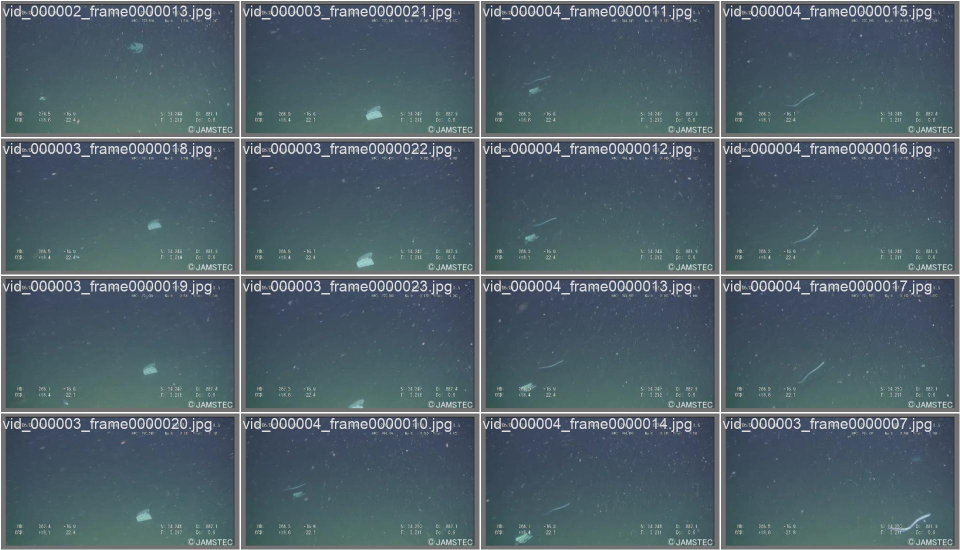
#> input picture runs/detect/val/val_batch0_pred.jpg, 1920 x 1100 px (shown at 1/2 size)
$ python -i switching.py   (imports and definitions only)   (older library calls are emulated)
#> lines starting #> are read from the running program, lines starting #| are printed output that depends on the picture
#> further down, picture is the input picture: shape (1100, 1920, 3); mean B, G, R 106.7, 97.3, 80
import cv2
import numpy as np
import math
import time
from ultralytics import YOLO
import pandas as pd
from datetime import datetime
import json

class QualityTester:
    def __init__(self, brightness_sensitivity=1.0, brightness_optimal_range=(100, 140)):
        self.brightness_sensitivity = brightness_sensitivity
        self.brightness_optimal_range = brightness_optimal_range

    def enhance_image_quality(self, image: np.ndarray) -> np.ndarray:
        """Enhance image quality using various techniques"""
        enhanced = image.copy()
        enhanced = cv2.bilateralFilter(enhanced, 9, 75, 75)

        lab = cv2.cvtColor(enhanced, cv2.COLOR_BGR2LAB)
#> lab: shape (1100, 1920, 3); mean of channels 0, 1, 2 101.9, 124, 120.4
        clahe = cv2.createCLAHE(clipLimit=3.0, tileGridSize=(8,8))
        lab[:,:,0] = clahe.apply(lab[:,:,0])
#> lab: shape (1100, 1920, 3); mean of channels 0, 1, 2 111, 124, 120.4
        enhanced = cv2.cvtColor(lab, cv2.COLOR_LAB2BGR)
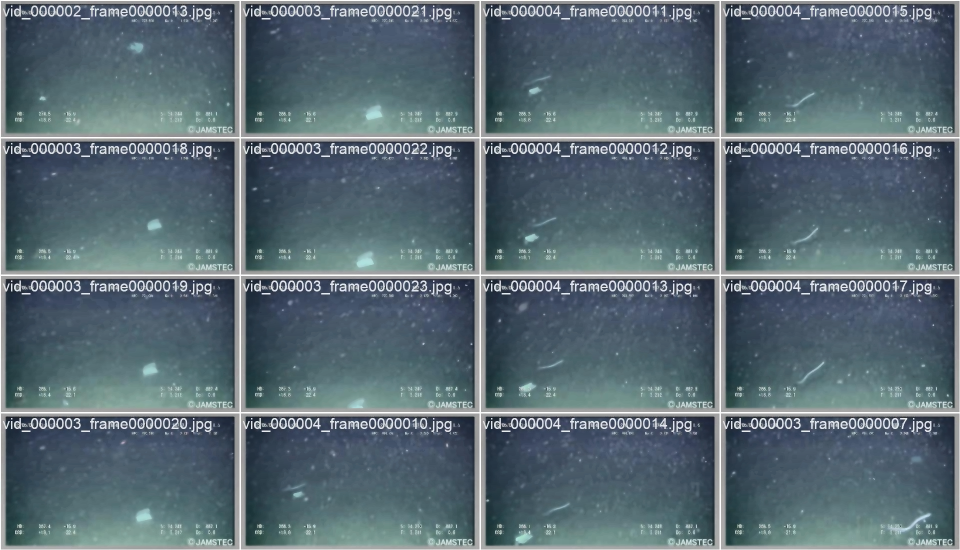
#> enhanced: shape (1100, 1920, 3) (shown at 1/2 size); mean B, G, R 116, 106.7, 89.2

        gaussian = cv2.GaussianBlur(enhanced, (9, 9), 10.0)
        enhanced = cv2.addWeighted(enhanced, 1.5, gaussian, -0.5, 0)

        return enhanced

    # [67 lines left out: functions calculate_blur_score, calculate_brightness_score_histogram, calculate_contrast_score, calculate_quality_metrics, calculate_overall_quality, not called in this run]

class LatencyTracker:
    # [96 lines left out: functions __init__, log_normal_inference, get_baseline_inference_time, log_switch, generate_summary, save_data, not called in this run]

class YOLOModelSwitcher:
    # [259 lines left out: functions __init__, predict, main, not called in this run]

# [2 lines not run here, left out]

>>> import cv2
>>> picture = cv2.imread('runs/detect/val/val_batch0_pred.jpg')
>>> result = QualityTester().enhance_image_quality(picture)

$ run again, on runs/detect/val/val_batch1_pred.jpg
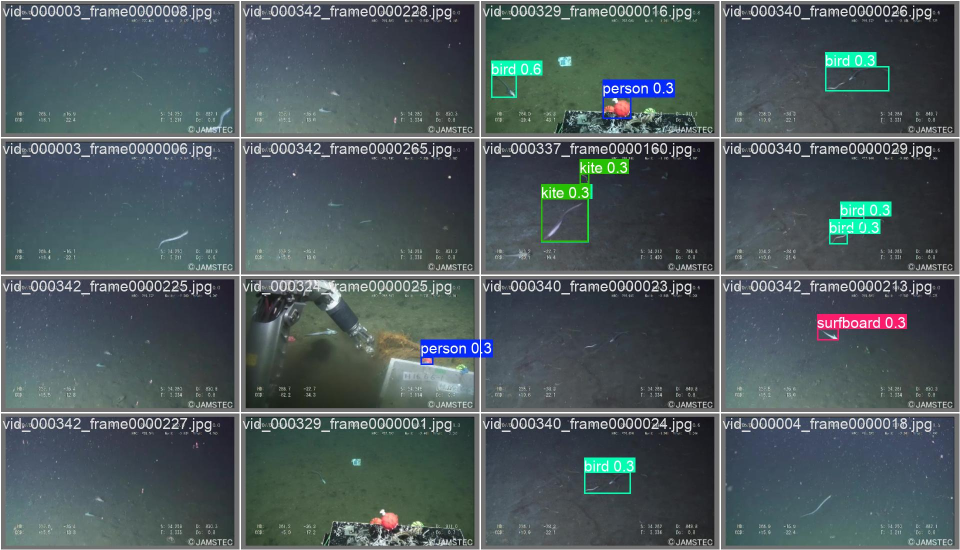
#> input picture runs/detect/val/val_batch1_pred.jpg, 1920 x 1100 px (shown at 1/2 size)
#> picture is the input picture: shape (1100, 1920, 3); mean B, G, R 93.1, 90.2, 77.8
#> in enhance_image_quality, `enhanced = cv2.cvtColor(lab, cv2.COLOR_LAB2BGR)`:
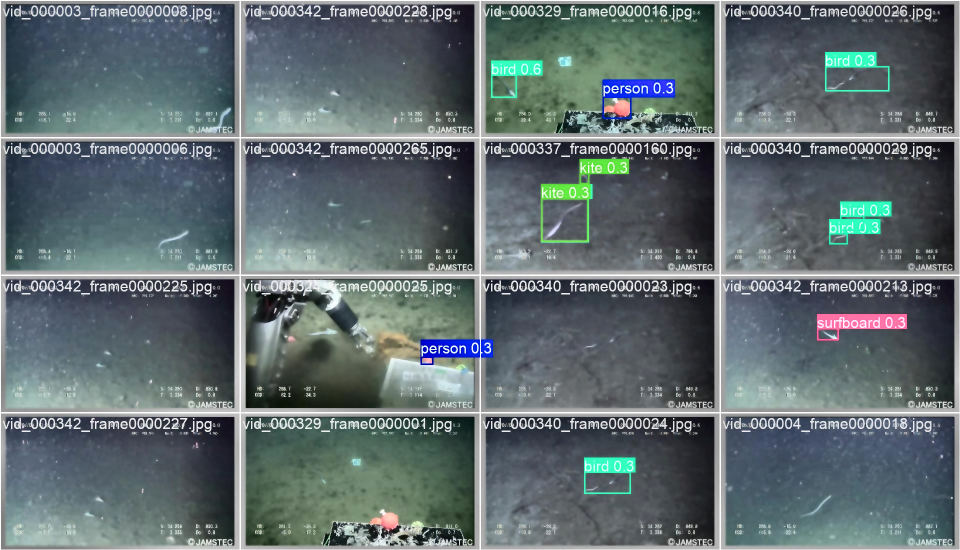
#> enhanced: shape (1100, 1920, 3) (shown at 1/2 size); mean B, G, R 111.9, 109, 96.5
#> in enhance_image_quality, `gaussian = cv2.GaussianBlur(enhanced, (9, 9), 10.0)`:
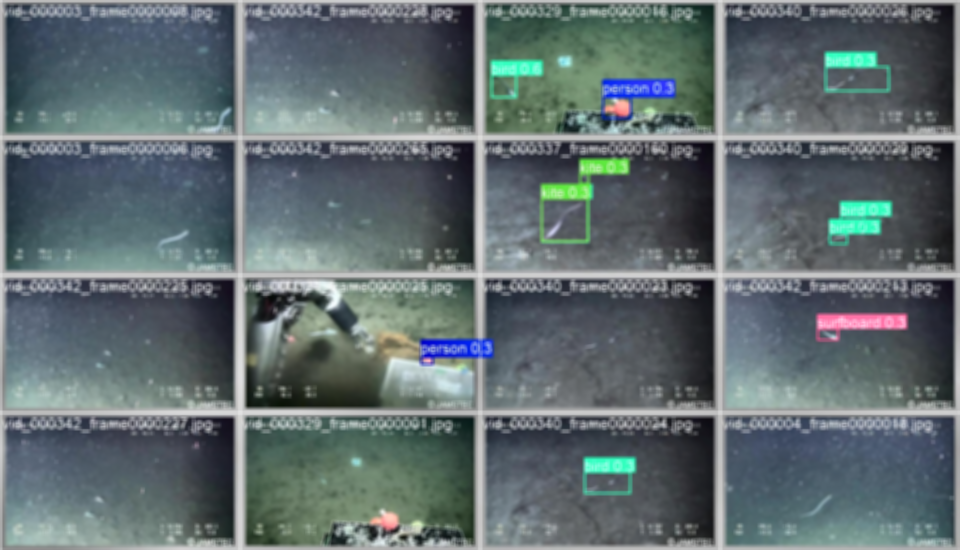
#> gaussian: shape (1100, 1920, 3) (shown at 1/2 size); mean B, G, R 111.8, 109, 96.4

$ run again, on runs/detect/val/val_batch2_pred.jpg
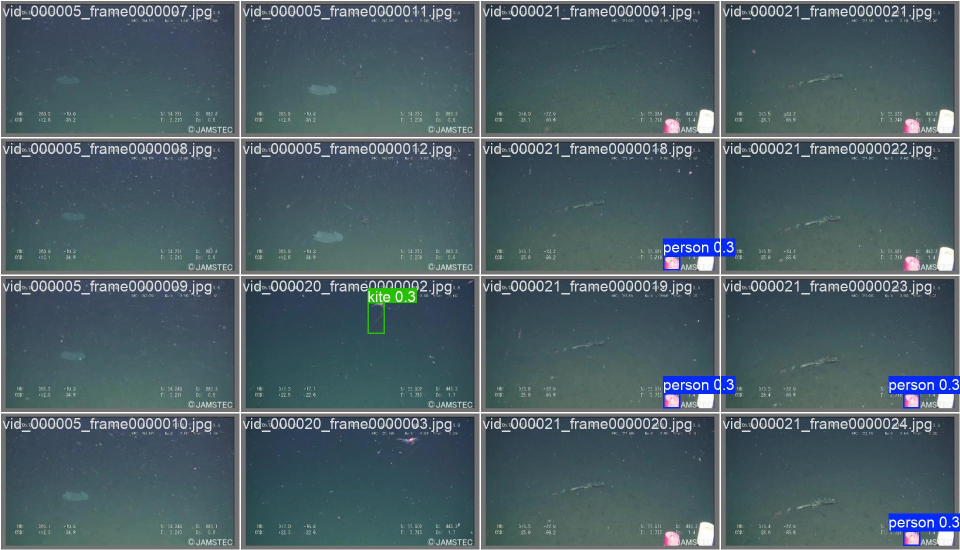
#> input picture runs/detect/val/val_batch2_pred.jpg, 1920 x 1100 px (shown at 1/2 size)
#> picture is the input picture: shape (1100, 1920, 3); mean B, G, R 102.4, 95.2, 76.8
#> in enhance_image_quality, `enhanced = cv2.cvtColor(lab, cv2.COLOR_LAB2BGR)`:
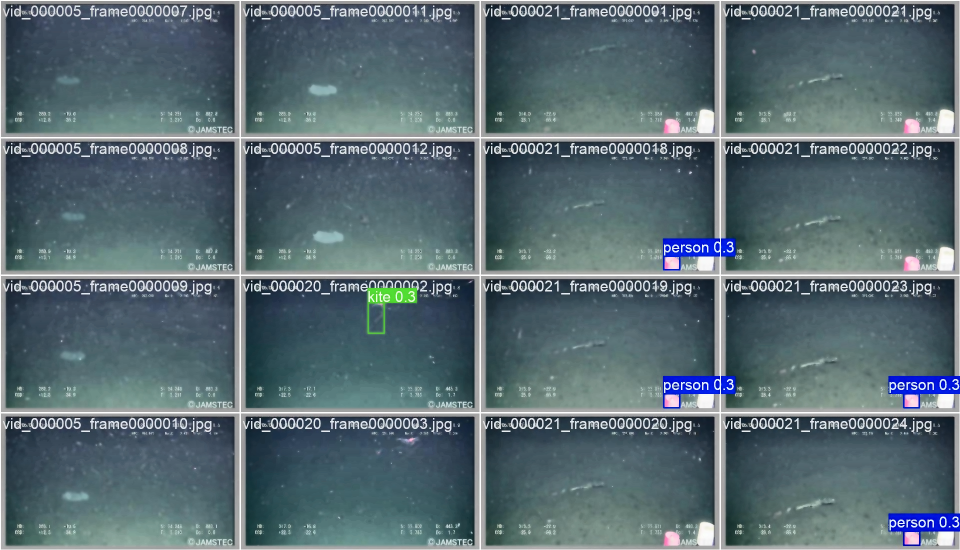
#> enhanced: shape (1100, 1920, 3) (shown at 1/2 size); mean B, G, R 114.3, 107.2, 88.7
#> in enhance_image_quality, `gaussian = cv2.GaussianBlur(enhanced, (9, 9), 10.0)`:
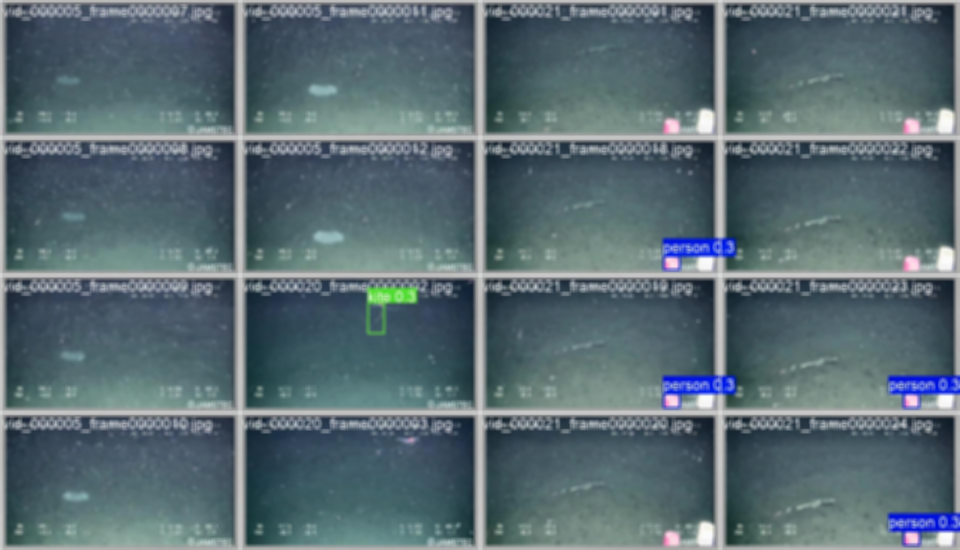
#> gaussian: shape (1100, 1920, 3) (shown at 1/2 size); mean B, G, R 114.2, 107.1, 88.6
